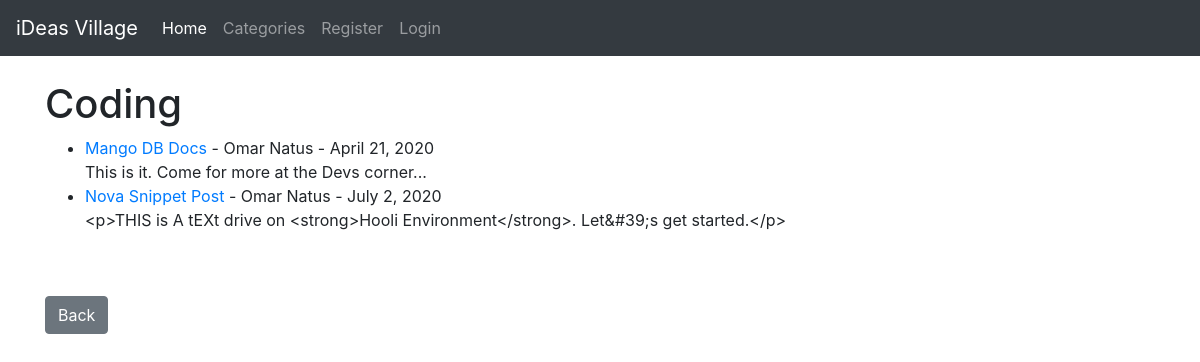
The app's page /category/coding/, older data.
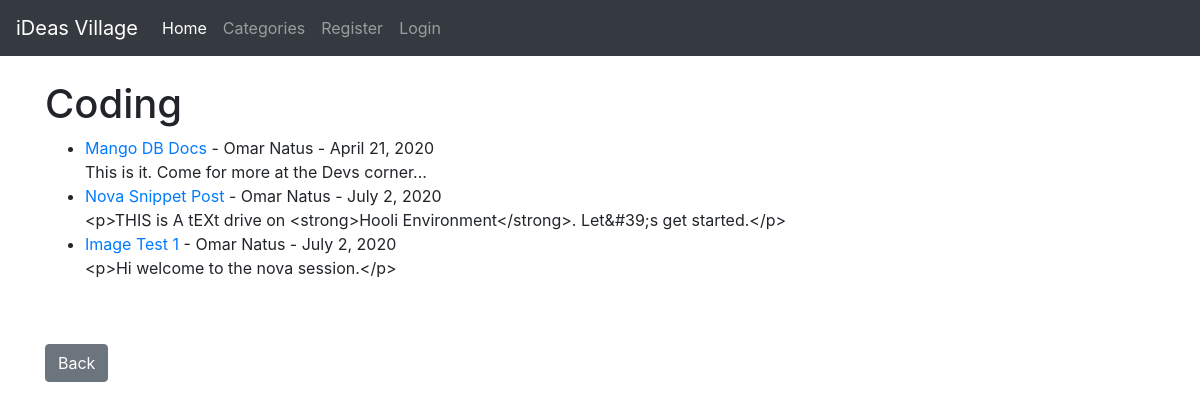
The same page, newer data.
### blog/models.py (models this page shows, shortened)
class Post(models.Model):
    title = models.CharField(max_length=255)
    header_image = models.ImageField(null=True, blank=True, upload_to='img/')
    title_tag = models.CharField(max_length=255)
    author = models.ForeignKey(User, on_delete=models.CASCADE)
    body = RichTextField(blank=True, null=True)
    post_date = models.DateField(auto_now_add=True)
    category = models.CharField(max_length=255, default='coding')
    snippet = models.CharField(max_length=255)
    likes = models.ManyToManyField(User, related_name='blog_posts')

### blog/views.py (the view)
# urls.py: path('category/<str:cats>/', CategoryView, name='category'),
def CategoryView(request, cats):
    category_posts = Post.objects.filter(category=cats.replace('-', ' '))
    return render(request, 'categories.html',
                  {'cats': cats.title().replace('-', ' '),
                   'category_posts': category_posts})

### blog/templates/categories.html
{% extends 'base.html' %}
{% block content %}
    {% if category_posts %}
        <h1>{{ cats }}</h1>
        <ul>
            {% for post in category_posts %}
                <li>
                    <a href="{% url 'article_detail' post.pk %}">{{ post.title }}</a> -
                    {{ post.author.first_name }}
                    {{ post.author.last_name }} -
                    {{ post.post_date }}
                    <br>
                    {{ post.body|slice:':200' }}
                </li>
            {% endfor %}
        </ul>
        <br> <br>
        <a href="{% url 'home' %}" class="btn btn-secondary">Back</a>
    {% else %}
        <h2>Sorry this page does not exist ...</h2>
    {% endif %}
{% endblock %}

Row changes from the older to the newer data that the page shows:
added Post: title "Image Test 1", author.first_name "Omar", author.last_name "Natus", post_date "July 2, 2020", body "<p>Hi welcome to the nova session.</p>"
